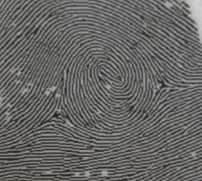
#> input picture finger_folder/2finger1.png, 202 x 181 px; its folder holds only this picture in this run
$ python -i fingerprint_pipeline.py   (imports and definitions only)
#> lines starting #> are read from the running program, lines starting #| are printed output that depends on the picture; after the words box and inside, x2 and y2 are one past the last pixel; in counts of white or black regions, pixels touching at a corner belong together
### finger_folder/utils/normalization.py

from math import sqrt
import numpy as np


def normalize_pixel(x, v0, v, m, m0):

    dev_coeff = sqrt((v0 * ((x - m)**2)) / v)
    return m0 + dev_coeff if x > m else m0 - dev_coeff

def normalize(im, m0, v0):
#> called with m0 = 100, v0 = 100
    m = np.mean(im)
#> m = 101.9
    v = np.std(im) ** 2
#> v = 772.6
    (y, x) = im.shape
#> y = 181; x = 202
    normilize_image = im.copy()
    for i in range(x):
        for j in range(y):
            normilize_image[j, i] = normalize_pixel(im[j, i], v0, v, m, m0)
#> this loop made 202 passes

    return normilize_image

### finger_folder/utils/segmentation.py

import numpy as np
import cv2 as cv


def normalise(img):
    return (img - np.mean(img))/(np.std(img))


def create_segmented_and_variance_images(im, w, threshold=.1):

#> called with w = 16, threshold = 0.08
    (y, x) = im.shape
    threshold = np.std(im)*threshold

    image_variance = np.zeros(im.shape)
    segmented_image = im.copy()
    mask = np.ones_like(im)

    for i in range(0, x, w):
        for j in range(0, y, w):
            box = [i, j, min(i + w, x), min(j + w, y)]
            block_stddev = np.std(im[box[1]:box[3], box[0]:box[2]])
            image_variance[box[1]:box[3], box[0]:box[2]] = block_stddev
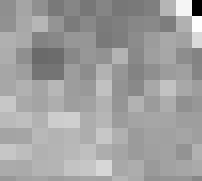
#> image_variance: shape (181, 202) float64; min 1.95, max 13.69, mean 9.36; drawn with min black and max white

    # apply threshold
    mask[image_variance < threshold] = 0

    # smooth mask with a open/close morphological filter
    kernel = cv.getStructuringElement(cv.MORPH_ELLIPSE,(w*2, w*2))
    mask = cv.morphologyEx(mask, cv.MORPH_OPEN, kernel)
    mask = cv.morphologyEx(mask, cv.MORPH_CLOSE, kernel)

    # normalize segmented image
    segmented_image *= mask
    im = normalise(im)
    if np.count_nonzero(mask == 0) == 0:
        roi_vals = im[mask == 1]    # 손가락 부분
        mean_val = np.mean(roi_vals)
        std_val  = np.std(roi_vals)
    else:
        bg_vals  = im[mask == 0]    # 배경 부분
        mean_val = np.mean(bg_vals)
        std_val  = np.std(bg_vals)

    # std가 0이면 분모를 1로
    std_val = std_val if std_val > 1e-6 else 1.0

    norm_img = (im - mean_val) / std_val
#> in fingerprint_pipline, `(segmented_img, normim, mask) = create_segmented_and_variance_images(n..`: mask: shape (181, 202); every value is 1
    norm_img *= mask                     # ROI 밖은 다시 0으로

    return segmented_image, norm_img, mask

### finger_folder/utils/orientation.py
import math
import numpy as np
import cv2 as cv


def calculate_angles(im, W, smoth=False):

#> called with W = 16, smoth = False
    j1 = lambda x, y: 2 * x * y
    j2 = lambda x, y: x ** 2 - y ** 2
    j3 = lambda x, y: x ** 2 + y ** 2

    (y, x) = im.shape

    sobelOperator = [[-1, 0, 1], [-2, 0, 2], [-1, 0, 1]]
    ySobel = np.array(sobelOperator).astype(int)
    xSobel = np.transpose(ySobel).astype(int)

    result = [[] for i in range(1, y, W)]

    Gx_ = cv.filter2D(im/125,-1, ySobel)*125
    Gy_ = cv.filter2D(im/125,-1, xSobel)*125

    for j in range(1, y, W):
        for i in range(1, x, W):
            nominator = 0
            denominator = 0
            for l in range(j, min(j + W, y - 1)):
                for k in range(i, min(i + W , x - 1)):
                    Gx = round(Gx_[l, k])  # horizontal gradients at l, k
                    Gy = round(Gy_[l, k])  # vertial gradients at l, k
                    nominator += j1(Gx, Gy)
                    denominator += j2(Gx, Gy)

            # nominator = round(np.sum(Gy_[j:min(j + W, y - 1), i:min(i + W , x - 1)]))
            # denominator = round(np.sum(Gx_[j:min(j + W, y - 1), i:min(i + W , x - 1)]))
            if nominator or denominator:
                angle = (math.pi + math.atan2(nominator, denominator)) / 2
                orientation = np.pi/2 + math.atan2(nominator,denominator)/2
                result[int((j-1) // W)].append(angle)
            else:
                result[int((j-1) // W)].append(0)

            # segment image
            # focus_img = im[j:min(j + W, y - 1), i:min(i + W , x - 1)]
            # segmentator = -1 if segmentator/W*W < np.max(focus_img)*

    result = np.array(result)

    if smoth:
        result = smooth_angles(result)

    return result


def gauss(x, y):
    ssigma = 1.0
    return (1 / (2 * math.pi * ssigma)) * math.exp(-(x * x + y * y) / (2 * ssigma))


# [21 lines left out: functions kernel_from_function, smooth_angles, not called in this run]


def get_line_ends(i, j, W, tang):
    if -1 <= tang and tang <= 1:
        begin = (i, int((-W/2) * tang + j + W/2))
        end = (i + W, int((W/2) * tang + j + W/2))
    else:
        begin = (int(i + W/2 + W/(2 * tang)), j + W//2)
        end = (int(i + W/2 - W/(2 * tang)), j - W//2)
    return (begin, end)


def visualize_angles(im, mask, angles, W):
#> called with angles = array of shape (12, 13), W = 16
    (y, x) = im.shape
    result = cv.cvtColor(np.zeros(im.shape, np.uint8), cv.COLOR_GRAY2RGB)
#> result: shape (181, 202, 3); every value is 0
    mask_threshold = (W-1)**2
    for i in range(1, x, W):
        for j in range(1, y, W):
            radian = np.sum(mask[j - 1:j + W, i-1:i+W])
            if radian > mask_threshold:
                tang = math.tan(angles[(j - 1) // W][(i - 1) // W])
                (begin, end) = get_line_ends(i, j, W, tang)
                cv.line(result, begin, end, color=150)
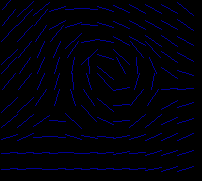
#> result: shape (181, 202, 3); mean B, G, R 9.1, 0, 0

    cv.resize(result, im.shape, result)
    return result

### finger_folder/utils/frequency.py
import numpy as np
import math
import scipy.ndimage


def frequest(im, orientim, kernel_size, minWaveLength, maxWaveLength):

    rows, cols = np.shape(im)

    # Find mean orientation within the block. This is done by averaging the
    # sines and cosines of the doubled angles before reconstructing the angle again.
    cosorient = np.cos(2*orientim) # np.mean(np.cos(2*orientim))
    sinorient = np.sin(2*orientim) # np.mean(np.sin(2*orientim))
    block_orient = math.atan2(sinorient,cosorient)/2

    # Rotate the image block so that the ridges are vertical
    rotim = scipy.ndimage.rotate(im,block_orient/np.pi*180 + 90,axes=(1,0),reshape = False,order = 3,mode = 'nearest')

    # Now crop the image so that the rotated image does not contain any invalid regions.
    cropsze = int(np.fix(rows/np.sqrt(2)))
    offset = int(np.fix((rows-cropsze)/2))
    rotim = rotim[offset:offset+cropsze][:,offset:offset+cropsze]

    # Sum down the columns to get a projection of the grey values down the ridges.
    ridge_sum = np.sum(rotim, axis = 0)
    dilation = scipy.ndimage.grey_dilation(ridge_sum, kernel_size, structure=np.ones(kernel_size))
    ridge_noise = np.abs(dilation - ridge_sum); peak_thresh = 2;
    maxpts = (ridge_noise < peak_thresh) & (ridge_sum > np.mean(ridge_sum))
    maxind = np.where(maxpts)
    _, no_of_peaks = np.shape(maxind)

    # Determine the spatial frequency of the ridges by dividing the
    # distance between the 1st and last peaks by the (No of peaks-1). If no
    # peaks are detected, or the wavelength is outside the allowed bounds, the frequency image is set to 0
    if(no_of_peaks<2):
        freq_block = np.zeros(im.shape)
    else:
        waveLength = (maxind[0][-1] - maxind[0][0])/(no_of_peaks - 1)
        if waveLength>=minWaveLength and waveLength<=maxWaveLength:
            freq_block = 1/np.double(waveLength) * np.ones(im.shape)
        else:
            freq_block = np.zeros(im.shape)
    return(freq_block)


def ridge_freq(im, mask, orient, block_size, kernel_size, minWaveLength, maxWaveLength):
    # Function to estimate the fingerprint ridge frequency across a
    # fingerprint image.
#> called with orient = array of shape (12, 13), block_size = 16, kernel_size = 7, minWaveLength = 3, maxWaveLength = 30
    rows,cols = im.shape
    freq = np.zeros((rows,cols))

    for row in range(0, rows - block_size, block_size):
        for col in range(0, cols - block_size, block_size):
            image_block = im[row:row + block_size][:, col:col + block_size]
            angle_block = orient[row // block_size][col // block_size]
            if angle_block:
                freq[row:row + block_size][:, col:col + block_size] = frequest(image_block, angle_block, kernel_size,
                                                                               minWaveLength, maxWaveLength)
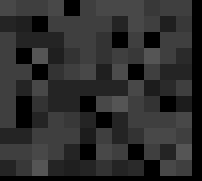
#> freq: shape (181, 202) float64; min 0, max 0.333, mean 0.179

    freq = freq*mask
    freq_1d = np.reshape(freq,(1,rows*cols))
    ind = np.where(freq_1d>0)
    ind = np.array(ind)
    ind = ind[1,:]
    non_zero_elems_in_freq = freq_1d[0][ind]
    print(mask)
#> (printed output is left out)
    print("angle≠0 비율:",
      np.count_nonzero(orient) / orient.size * 100, "%")
#| angle≠0 비율: 100.0 %
    test_block = im[0:block_size, 0:block_size]
    ridge_sum  = np.sum(test_block, axis=0)
    import matplotlib.pyplot as plt; plt.plot(ridge_sum); plt.show()
    medianfreq = np.median(non_zero_elems_in_freq) if non_zero_elems_in_freq.size else 0
    if medianfreq == 0:
        medianfreq = 0.1      # 주파수 0.1 ≒ 능선 간격 10 px
    medianfreq = medianfreq * mask
#> medianfreq: shape (181, 202) float64; every value is 0.25
#| 36562
#| freq>0 개수: 36562

    return medianfreq

### finger_folder/utils/gabor_filter.py
import numpy as np
import scipy
def gabor_filter(im, orient, freq, kx=0.65, ky=0.65):

#> called with orient = array of shape (12, 13), kx = 0.65, ky = 0.65
    angleInc = 3
    im = np.double(im)
    rows, cols = im.shape
    return_img = np.zeros((rows,cols))

    # Round the array of frequencies to the nearest 0.01 to reduce the
    # number of distinct frequencies we have to deal with.
    freq_1d = freq.flatten()
    frequency_ind = np.array(np.where(freq_1d>0))
    non_zero_elems_in_freq = freq_1d[frequency_ind]
    non_zero_elems_in_freq = np.double(np.round((non_zero_elems_in_freq*100)))/100
    unfreq = np.unique(non_zero_elems_in_freq)

    # Generate filters corresponding to these distinct frequencies and
    # orientations in 'angleInc' increments.
    sigma_x = (1/unfreq)*kx
    sigma_y = (1/unfreq)*ky
    sigma_max = max(float(np.max(sigma_x)), float(np.max(sigma_y)))

    block_size = max(1, int(round(3 * sigma_max)))
    array = np.linspace(-block_size,block_size,(2*block_size + 1))
    x, y = np.meshgrid(array, array)

    # gabor filter equation
    reffilter = np.exp(-(((np.power(x,2))/(sigma_x*sigma_x) + (np.power(y,2))/(sigma_y*sigma_y)))) * np.cos(2*np.pi*unfreq[0]*x)
    filt_rows, filt_cols = reffilter.shape
    gabor_filter = np.array(np.zeros((180//angleInc, filt_rows, filt_cols)))

    # Generate rotated versions of the filter.
    for degree in range(0,180//angleInc):
        rot_filt = scipy.ndimage.rotate(reffilter,-(degree*angleInc + 90),reshape = False)
        gabor_filter[degree] = rot_filt

    # Convert orientation matrix values from radians to an index value that corresponds to round(degrees/angleInc)
    maxorientindex = np.round(180/angleInc)
    orientindex = np.round(orient/np.pi*180/angleInc)
    for i in range(0,rows//16):
        for j in range(0,cols//16):
            if(orientindex[i][j] < 1):
                orientindex[i][j] = orientindex[i][j] + maxorientindex
            if(orientindex[i][j] > maxorientindex):
                orientindex[i][j] = orientindex[i][j] - maxorientindex

    # Find indices of matrix points greater than maxsze from the image boundary
    block_size = int(block_size)
    valid_row, valid_col = np.where(freq>0)
    finalind = \
        np.where((valid_row>block_size) & (valid_row<rows - block_size) & (valid_col>block_size) & (valid_col<cols - block_size))

    for k in range(0, np.shape(finalind)[1]):
        r = valid_row[finalind[0][k]]; c = valid_col[finalind[0][k]]
        img_block = im[r-block_size:r+block_size + 1][:,c-block_size:c+block_size + 1]
        return_img[r][c] = np.sum(img_block * gabor_filter[int(orientindex[r//16][c//16]) - 1])
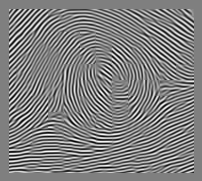
#> return_img: shape (181, 202) float64; min -16.84, max 16.71, mean -0.015; drawn with min black and max white

    gabor_img = 255 - np.array((return_img < 0)*255).astype(np.uint8)
#> gabor_img: shape (181, 202); 58.6% white; black in thin lines or dots, all inside (x1, y1, x2, y2) = (9, 9, 194, 173)

    return gabor_img

### finger_folder/utils/skeletonize.py

import numpy as np
import cv2 as cv
from utils.crossing_number import calculate_minutiaes
from skimage.morphology import skeletonize as skelt
from skimage.morphology import thin
def skeletonize(image_input):

    image = np.zeros_like(image_input)
    image[image_input == 0] = 1.0
    output = np.zeros_like(image_input)

    skeleton = skelt(image)

    """uncomment for testing"""
    # thinned = thin(image)
    # thinned_partial = thin(image, max_iter=25)
    #
    # def minu_(skeleton, name):
    #     cv.imshow('thin_'+name, output)
    #     cv.bitwise_not(output, output)
    #     minutias = calculate_minutiaes(output, kernel_size=5); cv.imshow('minu_'+name, minutias)
    # # minu_(output, 'skeleton')
    # # minu_(output, 'thinned')
    # # minu_(output, 'thinned_partial')
    # # cv.waitKeyEx()

    output[skeleton] = 255
    cv.bitwise_not(output, output)

    return output


# [43 lines left out: function thinning_morph, not called in this run]

### finger_folder/utils/crossing_number.py
import cv2 as cv
import numpy as np


def minutiae_at(pixels, i, j, kernel_size):

    # if middle pixel is black (represents ridge)
    if pixels[i][j] == 1:

        if kernel_size == 3:
            cells = [(-1, -1), (-1, 0), (-1, 1),        # p1 p2 p3
                   (0, 1),  (1, 1),  (1, 0),            # p8    p4
                  (1, -1), (0, -1), (-1, -1)]           # p7 p6 p5
        else:
            cells = [(-2, -2), (-2, -1), (-2, 0), (-2, 1), (-2, 2),                 # p1 p2   p3
                   (-1, 2), (0, 2),  (1, 2),  (2, 2), (2, 1), (2, 0),               # p8      p4
                  (2, -1), (2, -2), (1, -2), (0, -2), (-1, -2), (-2, -2)]           # p7 p6   p5

        values = [pixels[i + l][j + k] for k, l in cells]

        # count crossing how many times it goes from 0 to 1
        crossings = 0
        for k in range(0, len(values)-1):
            crossings += abs(values[k] - values[k + 1])
        crossings //= 2

        # if pixel on boundary are crossed with the ridge once, then it is a possible ridge ending
        # if pixel on boundary are crossed with the ridge three times, then it is a ridge bifurcation
        if crossings == 1:
            return "ending"
        if crossings == 3:
            return "bifurcation"

    return "none"


def calculate_minutiaes(im, kernel_size=3):
#> called with kernel_size = 3
    biniry_image = np.zeros_like(im)
    biniry_image[im<10] = 1.0
    biniry_image = biniry_image.astype(np.int8)

    (y, x) = im.shape
    result = cv.cvtColor(im, cv.COLOR_GRAY2RGB)
    colors = {"ending" : (150, 0, 0), "bifurcation" : (0, 150, 0)}

    # iterate each pixel minutia
    for i in range(1, x - kernel_size//2):
        for j in range(1, y - kernel_size//2):
            minutiae = minutiae_at(biniry_image, j, i, kernel_size)
            if minutiae != "none":
                cv.circle(result, (i,j), radius=2, color=colors[minutiae], thickness=2)
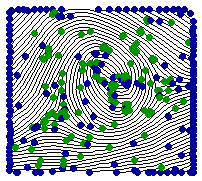
#> result: shape (181, 202, 3); mean B, G, R 176.1, 167.3, 153.9
#> (printed output is left out)

    return result

### finger_folder/utils/poincare.py
from utils import orientation
import math
import cv2 as cv
import numpy as np

def poincare_index_at(i, j, angles, tolerance):

    cells = [(-1, -1), (-1, 0), (-1, 1),         # p1 p2 p3
            (0, 1),  (1, 1),  (1, 0),            # p8    p4
            (1, -1), (0, -1), (-1, -1)]          # p7 p6 p5

    angles_around_index = [math.degrees(angles[i - k][j - l]) for k, l in cells]
    index = 0
    for k in range(0, 8):

        # calculate the difference
        difference = angles_around_index[k] - angles_around_index[k + 1]
        if difference > 90:
            difference -= 180
        elif difference < -90:
            difference += 180

        index += difference

    if 180 - tolerance <= index <= 180 + tolerance:
        return "loop"
    if -180 - tolerance <= index <= -180 + tolerance:
        return "delta"
    if 360 - tolerance <= index <= 360 + tolerance:
        return "whorl"
    return "none"


def calculate_singularities(im, angles, tolerance, W, mask):
#> called with angles = array of shape (12, 13), tolerance = 1, W = 16
    result = cv.cvtColor(im, cv.COLOR_GRAY2RGB)

    # DELTA: RED, LOOP:ORAGNE, whorl:INK
    colors = {"loop" : (0, 0, 255), "delta" : (0, 128, 255), "whorl": (255, 153, 255)}

    for i in range(3, len(angles) - 2):             # Y
        for j in range(3, len(angles[i]) - 2):      # x
            # mask any singularity outside of the mask
            mask_slice = mask[(i-2)*W:(i+3)*W, (j-2)*W:(j+3)*W]
            mask_flag = np.sum(mask_slice)
            if mask_flag == (W*5)**2:
                singularity = poincare_index_at(i, j, angles, tolerance)
                if singularity != "none":
                    cv.rectangle(result, ((j+0)*W, (i+0)*W), ((j+1)*W, (i+1)*W), colors[singularity], 3)
#> this loop made 7 passes
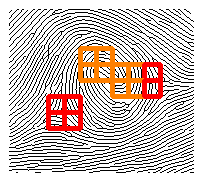
#> result: shape (181, 202, 3); mean B, G, R 186.7, 191.8, 206.7

    return result


# [5 lines that do not run on import are left out]

### finger_folder/fingerprint_pipeline.py
import cv2 as cv
from glob import glob
import os
import numpy as np
from utils.poincare import calculate_singularities
from utils.segmentation import create_segmented_and_variance_images
from utils.normalization import normalize
from utils.gabor_filter import gabor_filter
from utils.frequency import ridge_freq
from utils import orientation
from utils.crossing_number import calculate_minutiaes
from tqdm import tqdm
from utils.skeletonize import skeletonize


def fingerprint_pipline(input_img):
    block_size = 16

    # pipe line picture re https://www.cse.iitk.ac.in/users/biometrics/pages/111.JPG
    # normalization -> orientation -> frequency -> mask -> filtering

    # normalization - removes the effects of sensor noise and finger pressure differences.
    normalized_img = normalize(input_img.copy(), float(100), float(100))

    # color threshold
    # threshold_img = normalized_img
    # _, threshold_im = cv.threshold(normalized_img,127,255,cv.THRESH_OTSU)
    # cv.imshow('color_threshold', normalized_img); cv.waitKeyEx()

    # ROI and normalisation
    (segmented_img, normim, mask) = create_segmented_and_variance_images(normalized_img, block_size, 0.08)

    # orientations
    angles = orientation.calculate_angles(normalized_img, W=block_size, smoth=False)
    orientation_img = orientation.visualize_angles(segmented_img, mask, angles, W=block_size)

    cv.imshow("orient_img",orientation_img)
    cv.waitKey(0)
    cv.destroyAllWindows()
    # find the overall frequency of ridges in Wavelet Domain
    freq = ridge_freq(normim, mask, angles, block_size, kernel_size=7, minWaveLength=3, maxWaveLength=30)

    print(np.count_nonzero(mask))
    print("freq>0 개수:", np.count_nonzero(freq>0))
    # create gabor filter and do the actual filtering
    gabor_img = gabor_filter(normim, angles, freq)

    # thinning oor skeletonize
    thin_image = skeletonize(gabor_img)

    # minutias
    minutias = calculate_minutiaes(thin_image)

    print(minutias)

    # singularities
    singularities_img = calculate_singularities(thin_image, angles, 1, block_size, mask)

    # visualize pipeline stage by stage
    output_imgs = [input_img, normalized_img, segmented_img, orientation_img, gabor_img, thin_image, minutias, singularities_img]
    for i in range(len(output_imgs)):
        if len(output_imgs[i].shape) == 2:
            output_imgs[i] = cv.cvtColor(output_imgs[i], cv.COLOR_GRAY2RGB)
#> this loop made 8 passes
    results = np.concatenate([np.concatenate(output_imgs[:4], 1), np.concatenate(output_imgs[4:], 1)]).astype(np.uint8)
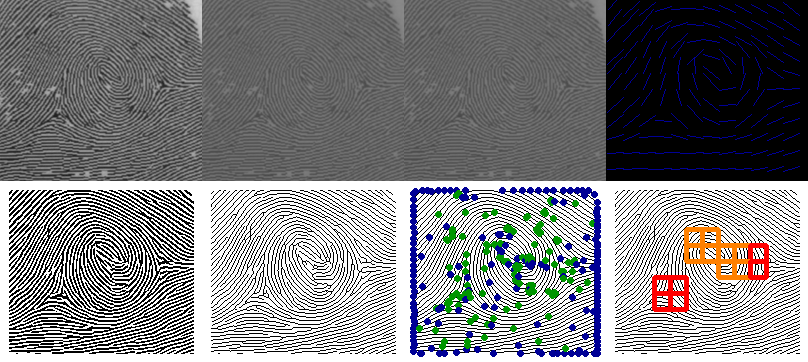
#> results: shape (362, 808, 3); mean of channels 0, 1, 2 128, 126.4, 126.5; drawn as B, G, R

    return results


# [15 lines not run here, left out]
        # cv.imshow('image pipeline', results); cv.waitKeyEx()

>>> import cv2
>>> picture = cv2.imread('2finger1.png', cv2.IMREAD_GRAYSCALE)
>>> result = fingerprint_pipline(picture)

$ run again, on finger_folder/finger2.png
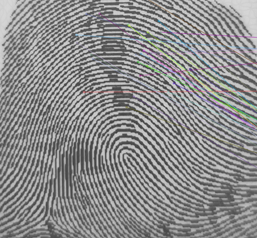
#> input picture finger_folder/finger2.png, 257 x 238 px
#> m = 139.6
#> v = 1855.1
#> the loop in normalize, `for i in range(x):` made 257 passes
#> mask: shape (238, 257); every value is 1
#> (printed output is left out)
#| angle≠0 비율: 100.0 %
#> medianfreq: shape (238, 257) float64; every value is 0.222
#| 61166
#| freq>0 개수: 61166
#> gabor_img: shape (238, 257); 57.6% white; black in thin lines or dots, all inside (x1, y1, x2, y2) = (10, 10, 248, 229)
#> after the loop in calculate_minutiaes, `for i in range(1, x - kernel_size//2):`:
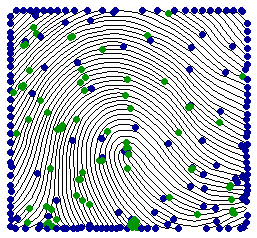
#> result: shape (238, 257, 3); mean B, G, R 199.4, 191.7, 186
#> (printed output is left out)
#> the loop in calculate_singularities, `for i in range(3, len(angles) - 2):` made 10 passes
#> the loop in fingerprint_pipline, `for i in range(len(output_imgs)):` made 8 passes
#> in fingerprint_pipline, `results = np.concatenate([np.concatenate(output_imgs[:4], 1), np.conca..`:
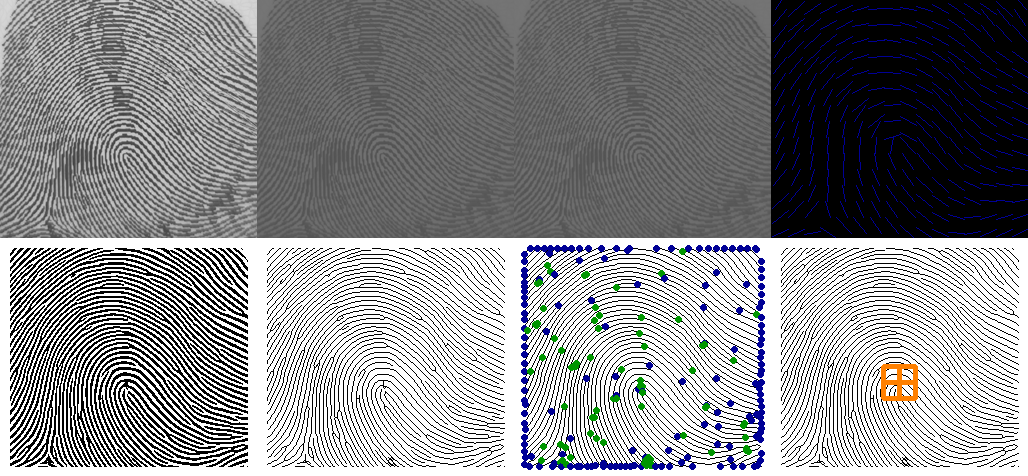
#> results: shape (476, 1028, 3); mean of channels 0, 1, 2 139.7, 137.8, 137.3; drawn as B, G, R
